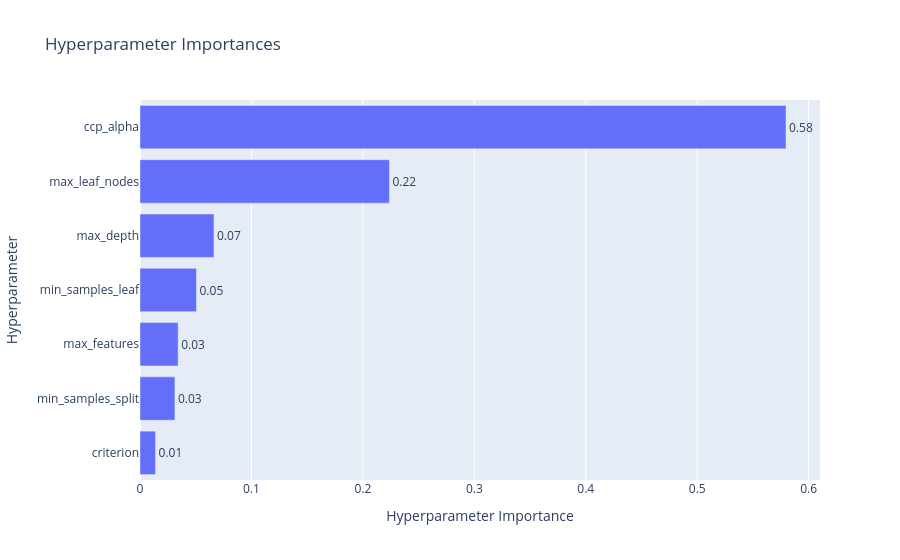

Notebook code cell kept with this figure:
### Code cell
# Plot of which hyperparameters were the most important
plot_param_importances(dstudy).show()

### Figure 1 — Plotly figure (JSON) as saved in the notebook; plotly's stock layout.template omitted (floating-point values rounded to 4 significant figures)
{"data": [{"cliponaxis": false, "hovertemplate": ["criterion (CategoricalDistribution): 0.013948983268742287<extra></extra>", "min_samples_split (IntDistribution): 0.0313196768675204<extra></extra>", "max_features (CategoricalDistribution): 0.034219067992904834<extra></extra>", "min_samples_leaf (IntDistribution): 0.050675668981482055<extra></extra>", "max_depth (CategoricalDistribution): 0.06639005621241467<extra></extra>", "max_leaf_nodes (IntDistribution): 0.22377972010746705<extra></extra>", "ccp_alpha (FloatDistribution): 0.5796668265694688<extra></extra>"], "name": "Objective Value", "orientation": "h", "text": ["0.01", "0.03", "0.03", "0.05", "0.07", "0.22", "0.58"], "textposition": "outside", "type": "bar", "x": [0.01395, 0.03132, 0.03422, 0.05068, 0.06639, 0.2238, 0.5797], "y": ["criterion", "min_samples_split", "max_features", "min_samples_leaf", "max_depth", "max_leaf_nodes", "ccp_alpha"]}], "layout": {"title": {"text": "Hyperparameter Importances"}, "xaxis": {"title": {"text": "Hyperparameter Importance"}}, "yaxis": {"title": {"text": "Hyperparameter"}}}}
